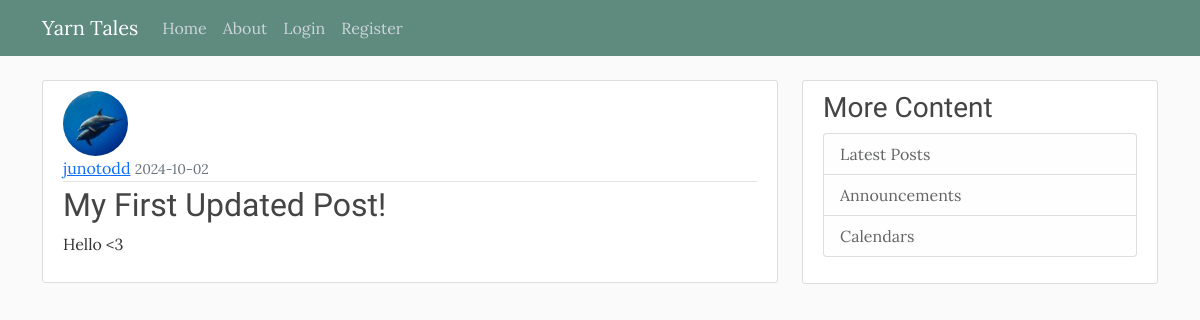
/post/1, run on the app's committed database.
### flaskblog/models.py (models this page shows, shortened)
class User(db.Model, UserMixin):
    id = db.Column(db.Integer, primary_key=True)
    username = db.Column(db.String(20), unique=True, nullable=False)
    email = db.Column(db.String(120), unique=True, nullable=False)
    image_file = db.Column(db.String(20), nullable=False, default='default.jpg')
    password = db.Column(db.String(60), nullable=False)
    posts = db.relationship('Post', backref='author', lazy=True)

class Post(db.Model):
    id = db.Column(db.Integer, primary_key=True)
    title = db.Column(db.String(100), nullable=False)
    date_posted = db.Column(db.DateTime, nullable=False, default=datetime.utcnow)
    content = db.Column(db.Text, nullable=False)
    user_id = db.Column(db.Integer, db.ForeignKey('user.id'), nullable=False)

### flaskblog/posts/routes.py (the view)
@posts.route("/post/<int:post_id>")
def post(post_id):
    post = Post.query.get_or_404(post_id)
    return render_template('post.html', title=post.title, post=post)

### flaskblog/templates/post.html (shortened to what this page needs)
{% extends "layout.html" %}
{% block content %}
<article class="media content-section">
    <img class="rounded-circle article-img"
        src="{{ url_for('static', filename='profile_pics/' + post.author.image_file) }}" alt="">
    <div class="media-body">
        <div class="article-metadata">
            <a class="mr-2" href="{{ url_for('users.user_post', username=post.author.username) }}">{{
                post.author.username
                }}</a>
            <small class="text-muted">{{ post.date_posted.strftime('%Y-%m-%d') }}</small>
        </div>
        <h2 class="article-title">{{ post.title }}</h2>
        <p class="article-content">{{ post.content }}</p>
    </div>
</article>
{% endblock content %}

### flaskblog/static/main.css (style rules this page uses)
body { background: #fafafa; color: #333333; margin-top: 5rem; font-family: "Lora", serif; font-optical-sizing: auto; font-weight: 400; }
h1, h2, h3, h4, h5, h6 { color: #444444; font-family: "Satisfy", cursive; font-weight: 400; font-style: normal; }
.content-section { background: #ffffff; padding: 10px 20px; border: 1px solid #dddddd; border-radius: 3px; margin-bottom: 20px; }
.article-title { color: #444444; }
.article-content { white-space: pre-line; }
.article-img { height: 65px; width: 65px; margin-right: 16px; }
.article-metadata { padding-bottom: 1px; margin-bottom: 4px; border-bottom: 1px solid #e3e3e3 }

### data on the page
User: image_file (picture), author.username "junotodd"
Post: date_posted "2024-10-02", title "My First Updated Post!", content "Hello <3"
